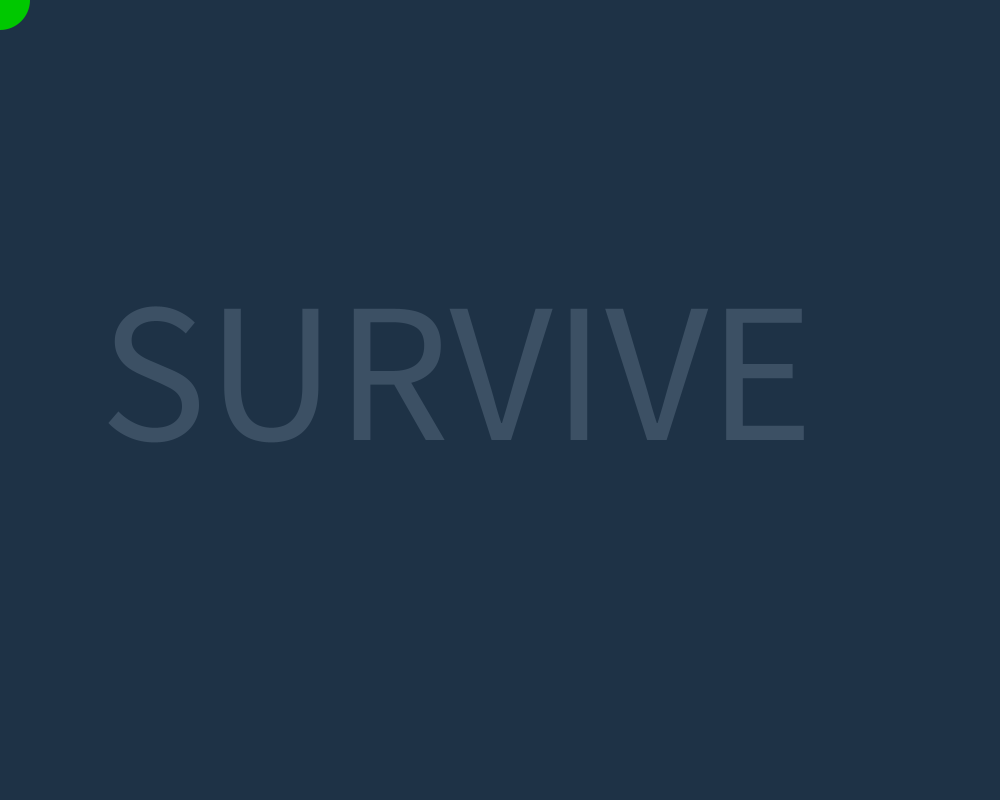
Frame 1 (no input)
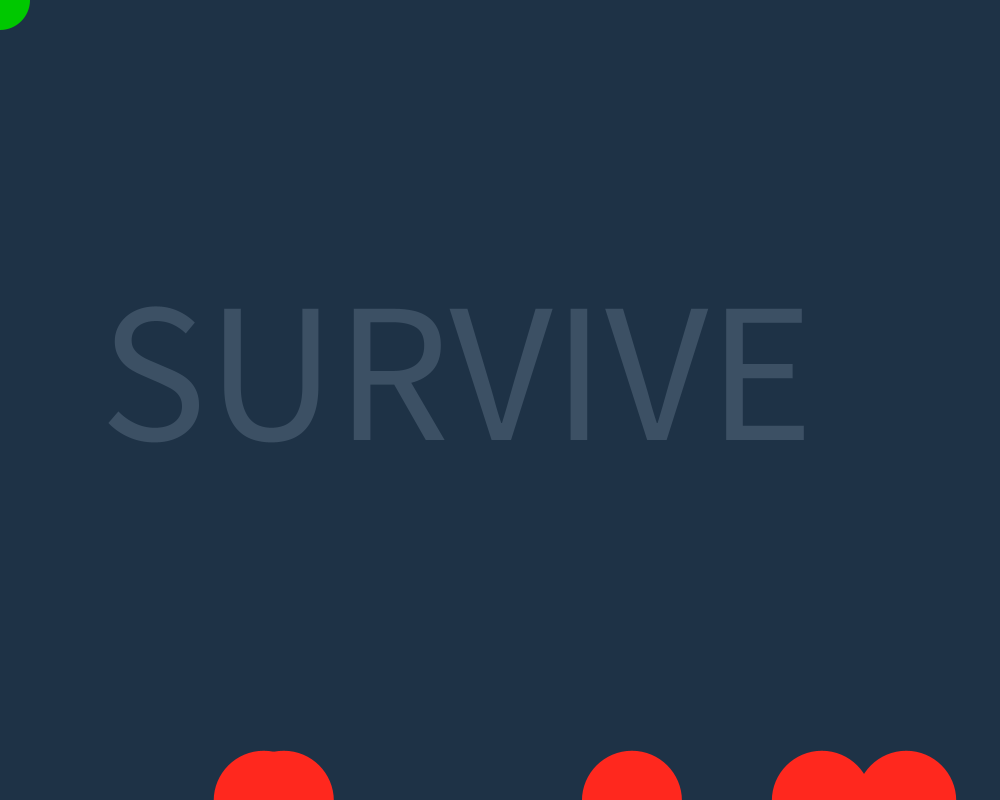
Frame 60 (the mouse pressed at the canvas centre just before this capture)
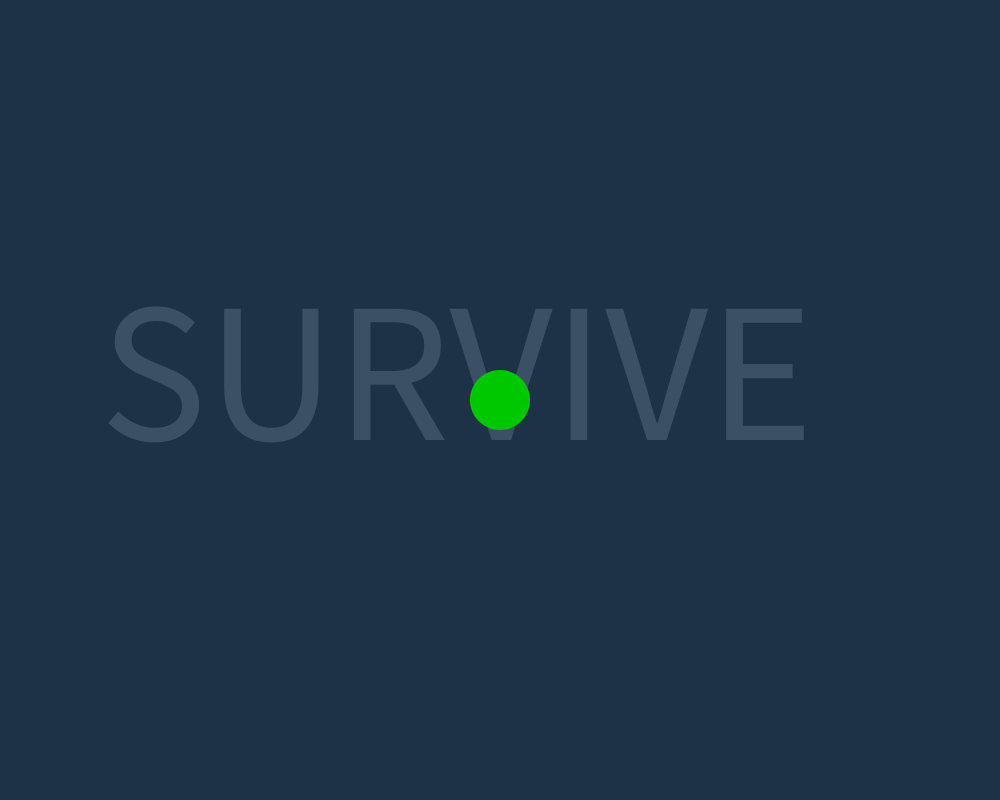
Frame 120 (the mouse held since frame 60 and released just before this capture)

The Processing sketch that drew these frames (run headless with seeded random() and noise(); from frame 60 on, the mouse is pressed at the canvas centre):

// Processing sketch: array_game_2
// ── array_game_2.pde
Player player;
Ball[] balls = new Ball [5];

void setup () {
 size (1000,800);
 
 int playerSize = 60;
 int ballSize = 100;
 float timer = 0;
 
 for (int i = 0; i < balls.length; i++) {
  balls[i] = new Ball (ballSize, playerSize, timer);
 }
  player = new Player (playerSize);
}

void draw () {
  background (30,50,70);
 
   player.display();
 
  for (int i = 0; i < balls.length; i++) {
   balls[i].spawn(); 
   balls[i].damage();
  }
  
}

// ── ball_class.pde
class Ball {
  
 int size;
 int playerSize;
 boolean respawn = true;
 float speed;
 float y;
 float x;
 float time;
  
 Ball (int temp_size, int temp_playerSize, float temp_time) {
  size = temp_size; 
  playerSize = temp_playerSize;
  time = temp_time;
 }
  
    void damage () {
    if (dist(mouseX,mouseY,x,y)<= playerSize/2+size/2) {
        background (80,0,0);
      time = 0;
    }
  }
  
  void spawn () {
    float speedUp = 20;
 
    if (respawn == true || y <= 0-size*5){
    x = random(size/2,width-size/2);
    y = height+(size/4) * 3;
    respawn = false;
    speed = 0.2;
    }
    
    speed = speed + speed/speedUp;
    y = y-speed;
    
    noStroke();
    fill(255,40,30);
    ellipse(x,y,size,size);
     
  }
 /* 
  void timer () {
    
    time += 1/frameRate;
    
   int textsize = 100;
   textSize(textsize);
   fill(60,80,100);
   text (time, width/2-textsize/5*3, textsize);
  }
  */

  }
  
  

// ── character_class.pde
class Player {
  
  int size;

  
  Player (int temp_size) {
   size = temp_size; 

  }
  
  void display () {
    
       int textsize = 200;
   textSize(textsize);
   fill(60,80,100);
   text ("SURVIVE", textsize/2, height/2+textsize/5);
        
    noStroke ();
    fill (0,200,0);
   ellipse (mouseX, mouseY, size, size); 
       
  }
  
  
}

// ── timer_class.pde
//class to keep track of points
class Time {
 
  //global variables for class
 int counter = 0;
 int time;
 int highScore = 0;
 int textsize = 100;

 
 Time (int temp_time) {
//variables that can be defined outside of class
  time = temp_time;
 }
  //function displaying current score
    void display () {
    counter += 1;
    
    //aproximating points to seconds
    if (counter >= 60) {
     time += 1;
     counter = 0;
    }
    //drawing in the score
   textSize(textsize);
   fill(60,80,100);
   text (time, width/2-textsize/5*3, textsize); 
    
  } 
  //function drawing in the high score
  void score () {
    
    if (time >= highScore) { //canging highscore along with points, when a new highscore is being set
     highScore = time; 
    }
    //drawing in the highscore
    fill(45,65,85);
    text (highScore, width/2-textsize/5*3, height-textsize/4); 
    
  }
  

  
}
